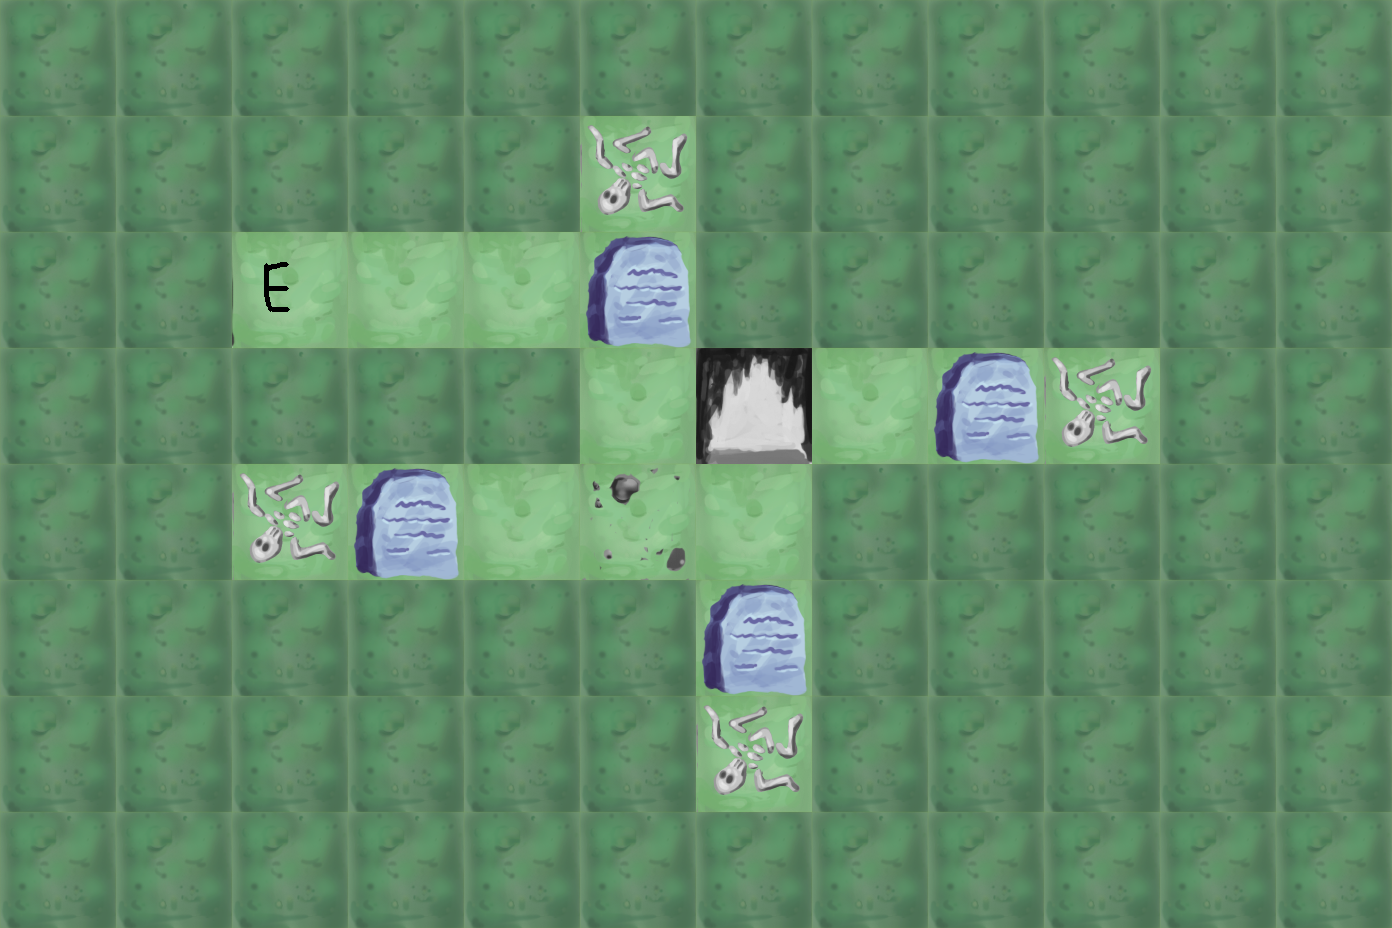

A 2D game scene composited from a Tiled map and its tileset images. What follows is a short description and the map's XML, with every tile layer's data as written:
An orthogonal 12x8 tile map with 116x116 px tiles, 3 tile layers (Tile Layer 1, Tile Layer 2, Tile Layer 3), 3 tilesets.

<map version="1.0" orientation="orthogonal" renderorder="right-down" width="12" height="8" tilewidth="116" tileheight="116" nextobjectid="1">
 <tileset firstgid="1" name="tile" tilewidth="116" tileheight="116" tilecount="20" columns="20">
  <image source="../images/tile.png" width="2320" height="116" />
 </tileset>
 <tileset firstgid="21" name="stuff" tilewidth="116" tileheight="116" tilecount="6" columns="6">
  <image source="../images/stuff.png" width="696" height="116" />
 </tileset>
 <tileset firstgid="27" name="triggers" tilewidth="116" tileheight="116" tilecount="6" columns="6">
  <image source="../images/triggers.png" width="696" height="116" />
 </tileset>
 <layer name="Tile Layer 1" width="12" height="8">
  <data encoding="csv">
12,12,12,12,12,12,12,12,12,12,12,12,
12,12,12,12,12,10,12,12,12,12,12,12,
12,12,10,10,10,10,12,12,12,12,12,12,
12,12,12,12,12,10,10,10,10,10,12,12,
12,12,10,10,10,10,10,12,12,12,12,12,
12,12,12,12,12,12,10,12,12,12,12,12,
12,12,12,12,12,12,10,12,12,12,12,12,
12,12,12,12,12,12,12,12,12,12,12,12
</data>
 </layer>
 <layer name="Tile Layer 2" width="12" height="8">
  <data encoding="csv">
0,0,0,0,0,0,0,0,0,0,0,0,
0,0,0,0,0,0,0,0,0,0,0,0,
0,0,0,0,0,21,0,0,0,0,0,0,
0,0,0,0,0,0,0,0,21,0,0,0,
0,0,0,21,0,0,0,0,0,0,0,0,
0,0,0,0,0,0,21,0,0,0,0,0,
0,0,0,0,0,0,0,0,0,0,0,0,
0,0,0,0,0,0,0,0,0,0,0,0
</data>
 </layer>
 <layer name="Tile Layer 3" width="12" height="8">
  <data encoding="csv">
0,0,0,0,0,0,0,0,0,0,0,0,
0,0,0,0,0,28,0,0,0,0,0,0,
0,0,32,0,0,0,0,0,0,0,0,0,
0,0,0,0,0,0,31,0,0,28,0,0,
0,0,28,0,0,27,0,0,0,0,0,0,
0,0,0,0,0,0,0,0,0,0,0,0,
0,0,0,0,0,0,28,0,0,0,0,0,
0,0,0,0,0,0,0,0,0,0,0,0
</data>
 </layer>
</map>
